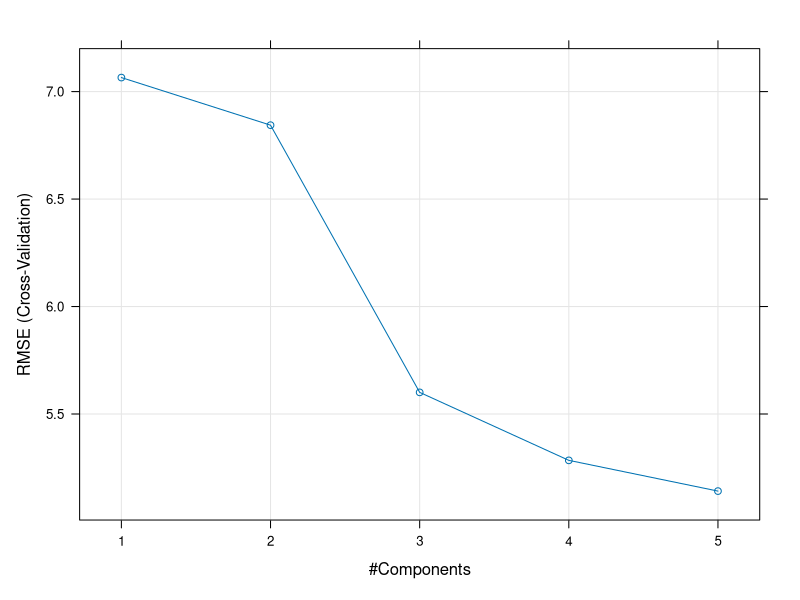
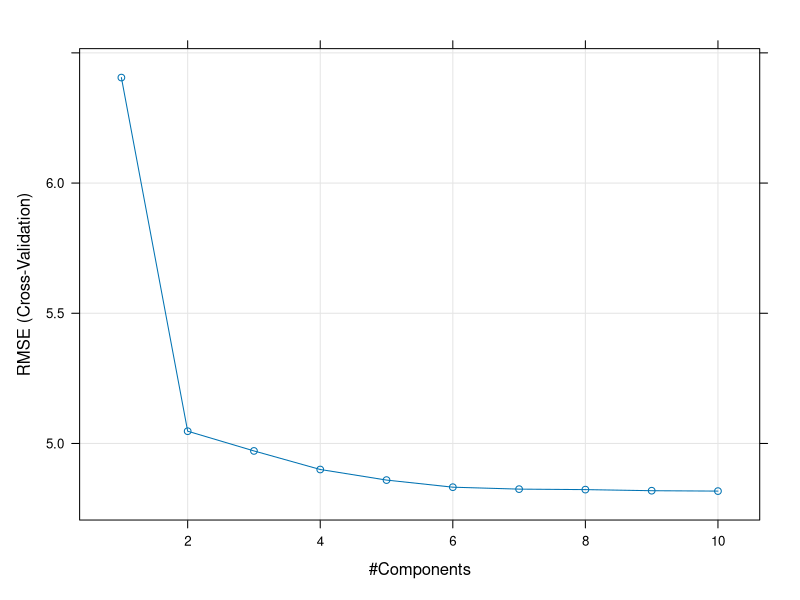

The R source for these figures, in order:
#Principal Component and Partial Least Squares Regression
#http://www.sthda.com/english/articles/37-model-selection-essentials-in-r/152-principal-component-and-partial-least-squares-regression-essentials/
#-------------------------------------
#This chapter presents regression methods based on dimension reduction techniques, which can be very useful when you have a large data set with multiple correlated predictor variables.
#These methods avoid multicollinearity between predictors
#When using the dimension reduction methods, it's generally recommended to standardize each predictor to make them comparable. Standardization consists of dividing the predictor by its standard deviation.
#--------Principal component regression
#The number of principal components, to incorporate in the model, is chosen by cross-validation (cv). Note that, PCR is suitable when the data set contains highly correlated predictors.
#--------Partial least squares regression
# the selection of the principal components to incorporate in the model is not supervised by the outcome variable.
#An alternative to PCR is the Partial Least Squares (PLS) regression, which identifies new principal components that not only summarizes the original predictors, but also that are related to the outcome.
#compared to PCR, PLS uses a dimension reduction strategy that is supervised by the outcome.
#Like PCR, PLS is convenient for data with highly-correlated predictors. The number of PCs used in PLS is generally chosen by cross-validation.
#Predictors and the outcome variables should be generally standardized, to make the variables comparable.
library(tidyverse)  #tidyverse for easy data manipulation and visualization
library(caret)      #caret for easy machine learning workflow
library(pls)        #pls, for computing PCR and PLS
# Load the data
data("Boston", package = "MASS")
# Split the data into training and test set
set.seed(123)
training.samples <- Boston$medv %>%
  createDataPartition(p = 0.8, list = FALSE)
train.data  <- Boston[training.samples, ]
test.data <- Boston[-training.samples, ]
#---------------Computing principal component regression
#Here, we'll test 10 different values of the tuning parameter ncomp. This is specified using the option tuneLength. The optimal number of principal components is selected so that the cross-validation error (RMSE) is minimized.
# Build the model on training set
set.seed(123)
model <- train(
  medv~., data = train.data, method = "pcr",
  scale = TRUE,
  trControl = trainControl("cv", number = 10),
  tuneLength = 5
)
# Plot model RMSE vs different values of components
plot(model)
# Print the best tuning parameter ncomp that
# minimize the cross-validation error, RMSE
model$bestTune
# Summarize the final model
summary(model$finalModel)
# Make predictions
predictions <- model %>% predict(test.data)
# Model performance metrics
data.frame(
  RMSE = caret::RMSE(predictions, test.data$medv),
  Rsquare = caret::R2(predictions, test.data$medv)
)
#80.94% of the variation (or information) contained in the predictors are captured by 5 principal components (ncomp = 5). A
#Additionally, setting ncomp = 5, captures 71% of the information in the outcome variable (medv), which is good.
#--------------------Computing partial least squares
# Build the model on training set
set.seed(123)
model <- train(
  medv~., data = train.data, method = "pls",
  scale = TRUE,
  trControl = trainControl("cv", number = 10),
  tuneLength = 10
)
# Plot model RMSE vs different values of components
plot(model)
# Print the best tuning parameter ncomp that
# minimize the cross-validation error, RMSE
model$bestTune
# Summarize the final model
summary(model$finalModel)
# Make predictions
predictions <- model %>% predict(test.data)
# Model performance metrics
data.frame(
  RMSE = caret::RMSE(predictions, test.data$medv),
  Rsquare = caret::R2(predictions, test.data$medv)
)
#The optimal number of principal components included in the PLS model is 9. This captures 90% of the variation in the predictors and 75% of the variation in the outcome variable (medv).
#In our example, the cross-validation error RMSE obtained with the PLS model is lower than the RMSE obtained using the PCR method. So, the PLS model is the best model, for explaining our data, compared to the PCR model.
